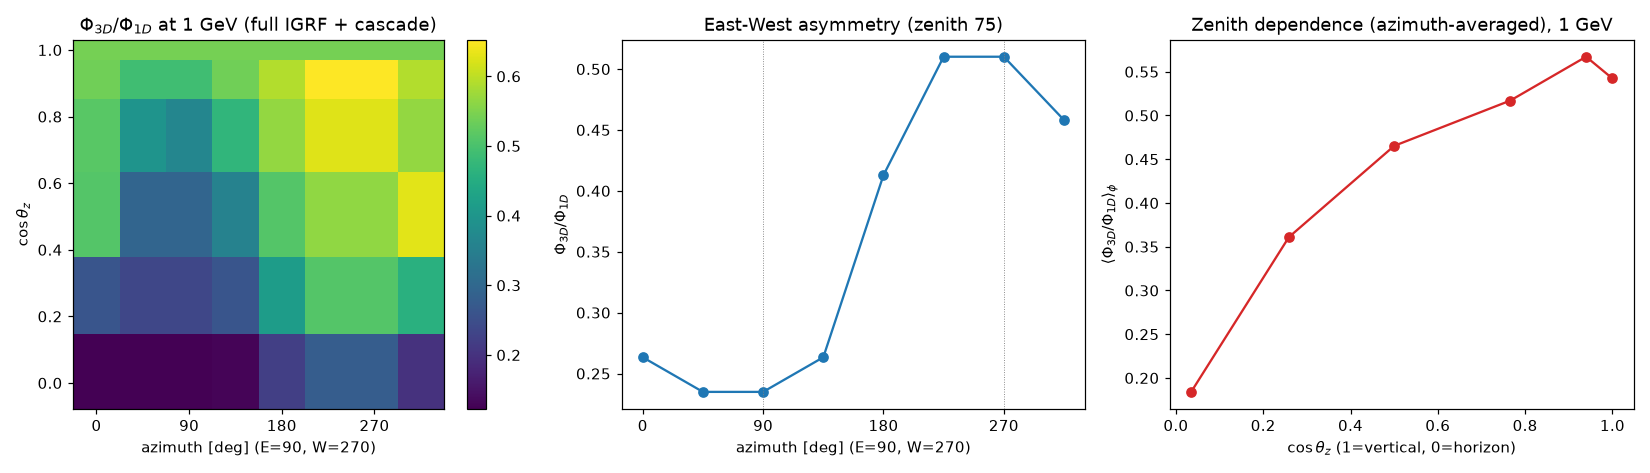

Write Python code to recreate this figure.
"""Integrated directional 3D flux -- wiring all the pieces together.

This combines the validated components into a single directional neutrino flux
``Phi(E, zenith, azimuth)`` for a detector site:

* the multi-species cascade with the NA61-validated angular layer
  (:mod:`mceq3d_solver`);
* the **first-principles back-traced geomagnetic cutoff** (:mod:`geomag_backtrace`,
  full IGRF) folded into the *primary* spectrum per direction -- giving the
  rigidity suppression and the East-West asymmetry self-consistently;
* **muon bending** (:mod:`muon_bending`) added to the angular spread.

The cutoff map ``R_c(zenith, azimuth)`` is the only slow part (trajectory
integration, computed once); the cascade per direction is fast. Output: the
directional flux and the 3D/1D ratio, showing the geomagnetic cutoff, the
East-West asymmetry, and the angular structure together.

Remaining for the *complete* off-axis Honda excess (not here): the spherical
streaming that lets neutrinos from off-axis showers reach the detector (the
production-angle part of which is small, ~1-2%, per `coupled_3d_flux`) and the
coherent charge-dependent muon-bending shift -- both de-risked.

Run::

    python directional_flux.py --plot
"""

from __future__ import annotations

import argparse
import datetime

import numpy as np


def solve_directional(
    lat, lon, zeniths, azimuths, date=None, n_scan=14, moments="m_spliced.npz"
):
    """Phi_numu(E, zenith, azimuth) for a site, with back-traced geomagnetics.

    Returns dict: ``e``, ``flux`` (n_zen, n_az, n_E), ``base`` (no-geomag flux,
    n_E), ``cutoff`` (n_zen, n_az) [GV].
    """
    import geomag_backtrace
    from mceq3d_solver import solve

    date = date or datetime.datetime(2020, 1, 1)
    rc = geomag_backtrace.cutoff_map(
        lat, lon, date, np.asarray(zeniths), np.asarray(azimuths), n_scan=n_scan
    )  # (n_zen, n_az)

    base = solve(moments=moments, cutoff_GV=None, muon_bending=True)  # no-geomag ref
    e = base["e"]
    flux = np.zeros((len(zeniths), len(azimuths), len(e)))
    for iz, z in enumerate(zeniths):
        for ia in range(len(azimuths)):
            r = solve(
                moments=moments, zenith_deg=z, cutoff_GV=rc[iz, ia], muon_bending=True
            )
            flux[iz, ia] = r["numu"]
    return dict(
        e=e,
        flux=flux,
        base=base["numu"],
        cutoff=rc,
        zeniths=np.asarray(zeniths),
        azimuths=np.asarray(azimuths),
    )


def main(argv=None):
    p = argparse.ArgumentParser(description=__doc__)
    p.add_argument("--lat", type=float, default=36.43)  # Kamioka
    p.add_argument("--lon", type=float, default=137.31)
    p.add_argument("--plot", action="store_true")
    args = p.parse_args(argv)

    zen = np.array([0, 20, 40, 60, 75, 88])
    az = np.array([0, 45, 90, 135, 180, 225, 270, 315])
    r = solve_directional(args.lat, args.lon, zen, az)
    e = r["e"]

    ie = int(np.argmin(np.abs(e - 1.0)))  # 1 GeV
    ratio = r["flux"][:, :, ie] / r["base"][ie]
    print(f"Phi_3D/Phi_1D at 1 GeV (lat={args.lat}, lon={args.lon}):")
    print("  zenith \\ azimuth   " + "  ".join(f"{a:4.0f}" for a in az))
    for iz, z in enumerate(zen):
        print(f"   {z:5.0f}            " + "  ".join(f"{x:4.2f}" for x in ratio[iz]))
    iE_e = list(az).index(90)
    iE_w = list(az).index(270)
    print(
        f"\n  East-West at zenith 75, 1 GeV:  W/E = "
        f"{ratio[4, iE_w] / ratio[4, iE_e]:.2f}"
    )

    if args.plot:
        _plot(r, ie)


def _plot(r, ie):
    import matplotlib

    matplotlib.use("Agg")
    import matplotlib.pyplot as plt

    zen, az = r["zeniths"], r["azimuths"]
    ratio = r["flux"][:, :, ie] / r["base"][ie]
    cosz = np.cos(np.deg2rad(zen))

    fig, (axL, axM, axR) = plt.subplots(1, 3, figsize=(15, 4.3))
    pc = axL.pcolormesh(az, cosz, ratio, shading="auto", cmap="viridis")
    axL.set_xlabel("azimuth [deg] (E=90, W=270)")
    axL.set_ylabel(r"$\cos\theta_z$")
    axL.set_title(r"$\Phi_{3D}/\Phi_{1D}$ at 1 GeV (full IGRF + cascade)")
    axL.set_xticks([0, 90, 180, 270])
    fig.colorbar(pc, ax=axL)

    axM.plot(az, ratio[4], "C0o-")  # zenith 75
    for a in (90, 270):
        axM.axvline(a, color="gray", ls=":", lw=0.6)
    axM.set_xticks([0, 90, 180, 270])
    axM.set_xlabel("azimuth [deg] (E=90, W=270)")
    axM.set_ylabel(r"$\Phi_{3D}/\Phi_{1D}$")
    axM.set_title("East-West asymmetry (zenith 75)")

    az_avg = ratio.mean(axis=1)
    axR.plot(cosz, az_avg, "C3o-")
    axR.set_xlabel(r"$\cos\theta_z$ (1=vertical, 0=horizon)")
    axR.set_ylabel(r"$\langle\Phi_{3D}/\Phi_{1D}\rangle_\phi$")
    axR.set_title("Zenith dependence (azimuth-averaged), 1 GeV")
    fig.tight_layout()
    fig.savefig("directional_flux.png", dpi=110)
    print("\nsaved plot -> directional_flux.png")


if __name__ == "__main__":
    main()
